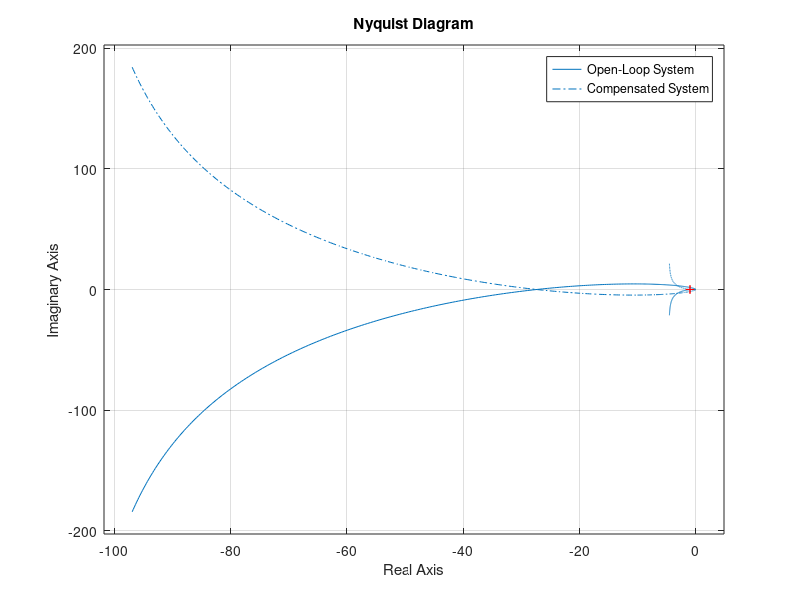
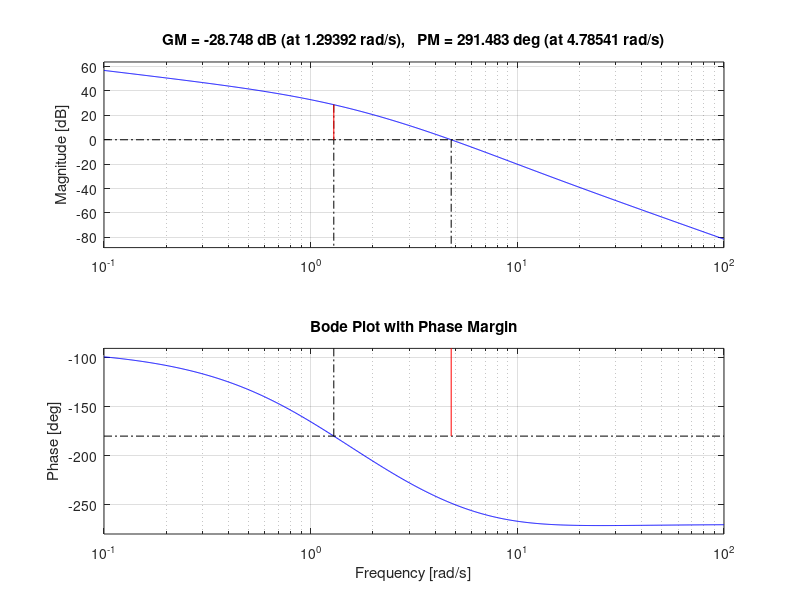

Write MATLAB code to recreate these figures, in order.
% Define the system transfer function
s = tf('s');
GH = 84 / (s * (s + 2) * (s + 6));

% Plot the Nyquist plot of the open-loop system
figure;
nyquist(GH);
hold on; % Keep the plot for overlaying the compensated system
grid on;
title('Nyquist Plot of the Open-Loop System');

% Design a compensator (example: lead compensator)
K = 1; % Gain
alpha = 10; % Adjust this value for desired phase margin
C = K * (s + alpha) / (s + 1); % Lead compensator

% Open-loop transfer function with compensator
G_open_loop = C * GH;

% Plot the Nyquist plot of the compensated system
nyquist(G_open_loop);
legend('Open-Loop System', 'Compensated System');
hold off;

% Analyze the Nyquist plot
% Check the phase margin
figure;
margin(G_open_loop);
grid on;
title('Bode Plot with Phase Margin');

